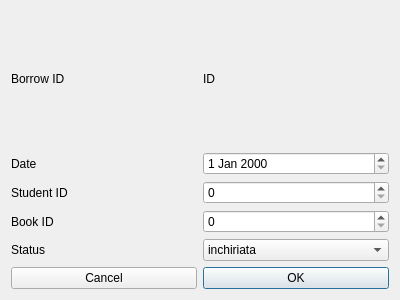
<?xml version="1.0" encoding="UTF-8"?>
<ui version="4.0">
 <class>Dialog</class>
 <widget class="QDialog" name="Dialog">
  <property name="geometry">
   <rect>
    <x>0</x>
    <y>0</y>
    <width>400</width>
    <height>300</height>
   </rect>
  </property>
  <property name="windowTitle">
   <string>Inchiriere</string>
  </property>
  <layout class="QGridLayout" name="gridLayout_2">
   <item row="0" column="0" colspan="2">
    <layout class="QGridLayout" name="gridLayout">
     <item row="0" column="0">
      <widget class="QLabel" name="label">
       <property name="text">
        <string>Borrow ID</string>
       </property>
      </widget>
     </item>
     <item row="0" column="1">
      <widget class="QLabel" name="id_label">
       <property name="text">
        <string>ID</string>
       </property>
      </widget>
     </item>
     <item row="1" column="0">
      <widget class="QLabel" name="label_2">
       <property name="text">
        <string>Date</string>
       </property>
      </widget>
     </item>
     <item row="1" column="1">
      <widget class="QDateEdit" name="date_edit"/>
     </item>
     <item row="2" column="0">
      <widget class="QLabel" name="label_3">
       <property name="text">
        <string>Student ID</string>
       </property>
      </widget>
     </item>
     <item row="2" column="1">
      <widget class="QSpinBox" name="student_box">
       <property name="maximum">
        <number>100000</number>
       </property>
      </widget>
     </item>
     <item row="3" column="0">
      <widget class="QLabel" name="label_4">
       <property name="text">
        <string>Book ID</string>
       </property>
      </widget>
     </item>
     <item row="3" column="1">
      <widget class="QSpinBox" name="book_box">
       <property name="maximum">
        <number>100000</number>
       </property>
      </widget>
     </item>
     <item row="4" column="0">
      <widget class="QLabel" name="label_5">
       <property name="text">
        <string>Status</string>
       </property>
      </widget>
     </item>
     <item row="4" column="1">
      <widget class="QComboBox" name="status_box">
       <item>
        <property name="text">
         <string>inchiriata</string>
        </property>
       </item>
       <item>
        <property name="text">
         <string>returnata</string>
        </property>
       </item>
       <item>
        <property name="text">
         <string>pierduta</string>
        </property>
       </item>
      </widget>
     </item>
    </layout>
   </item>
   <item row="2" column="1">
    <widget class="QPushButton" name="ok_button">
     <property name="text">
      <string>OK</string>
     </property>
    </widget>
   </item>
   <item row="2" column="0">
    <widget class="QPushButton" name="cancel_button">
     <property name="text">
      <string>Cancel</string>
     </property>
    </widget>
   </item>
  </layout>
 </widget>
 <resources/>
 <connections/>
</ui>
